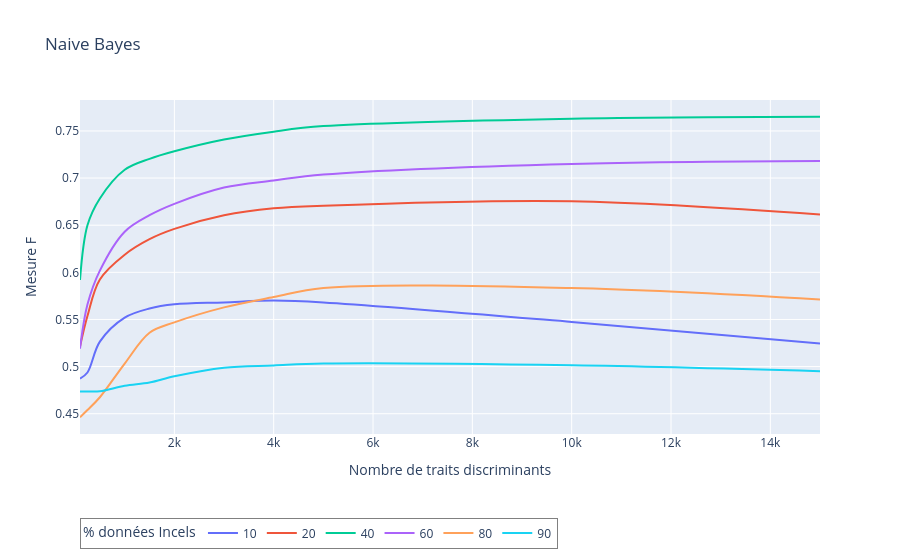
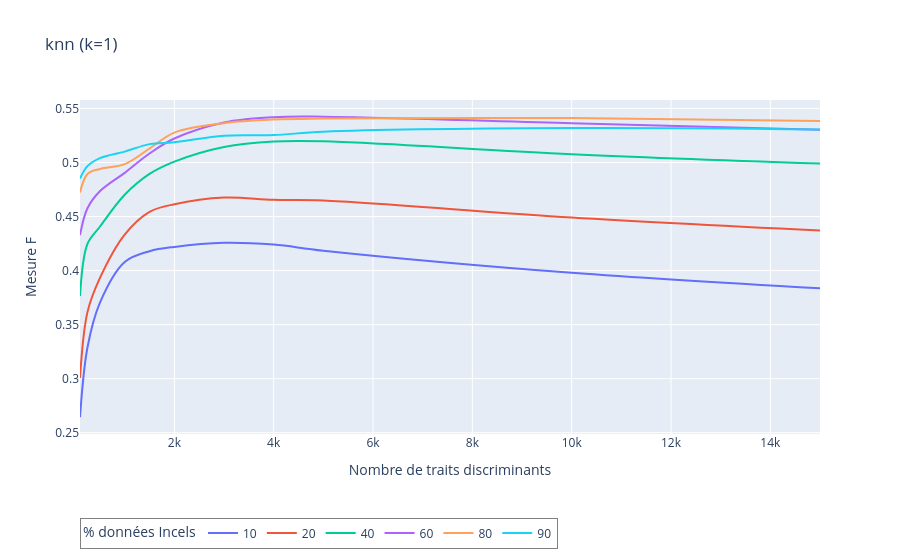
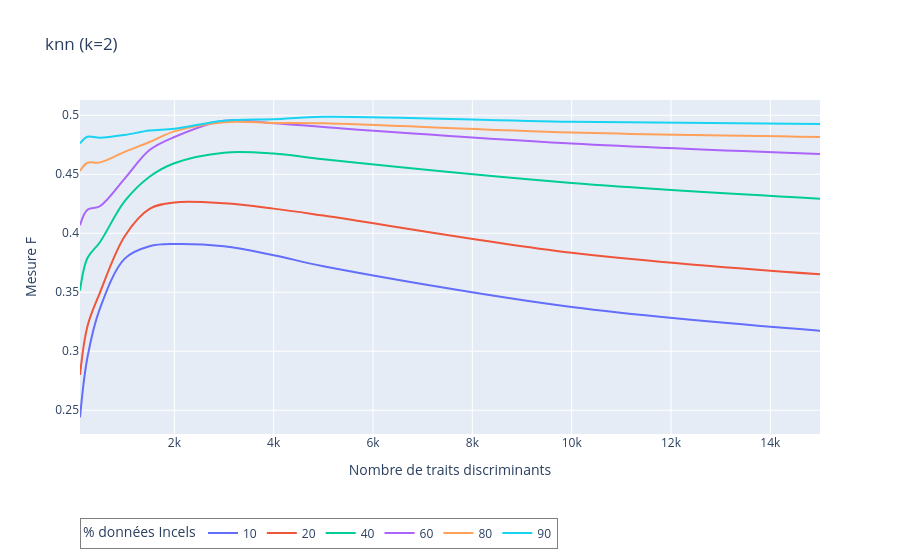
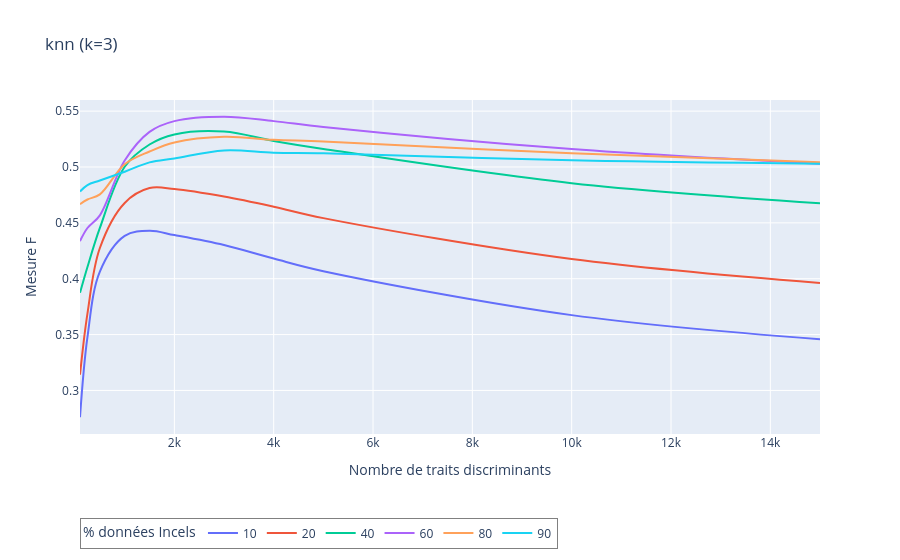

These figures' notebook cell, in order:
### Code cell
algorithmes = df['Algorithme'].unique()
for algo in algorithmes:    
    subdf = df[df['Algorithme'] == algo]
    subdf = subdf[subdf['% Incels'].isin([10, 20, 40, 60, 80, 90])]
    subdf = subdf.sort_values(by=['% Incels', 'N traits discr.', 'f1-score'])

    fig = px.line(
        subdf,
        x='N traits discr.',
        y='f1-score',
        color='% Incels',
        line_shape='spline',
        title=f"{algo}",
        labels={
            "f1-score": "Mesure F",
            "N traits discr.": "Nombre de traits discriminants",
            "% Incels": "% données Incels"
        }
    )
    fig.update_layout(
    legend=dict(
        x=0,
        y=-0.25,
        orientation='h',
        bordercolor='grey',
        borderwidth=1
        )
    )


    fig.write_image(f"../4-figures/results_{algo}.png")
    fig.show()

### Figure 1 — Plotly figure (JSON) as saved in the notebook; plotly's stock layout.template omitted (floating-point values rounded to 4 significant figures)
{"data": [{"hovertemplate": "% données Incels=10<br>Nombre de traits discriminants=%{x}<br>Mesure F=%{y}<extra></extra>", "legendgroup": "10", "line": {"color": "#636efa", "dash": "solid", "shape": "spline"}, "marker": {"symbol": "circle"}, "mode": "lines", "name": "10", "orientation": "v", "showlegend": true, "type": "scatter", "x": [100, 250, 500, 1000, 1500, 2000, 3000, 4000, 5000, 10000, 15000], "xaxis": "x", "y": [0.4872, 0.4937, 0.5265, 0.552, 0.5616, 0.566, 0.5681, 0.57, 0.5681, 0.5474, 0.5245], "yaxis": "y"}, {"hovertemplate": "% données Incels=20<br>Nombre de traits discriminants=%{x}<br>Mesure F=%{y}<extra></extra>", "legendgroup": "20", "line": {"color": "#EF553B", "dash": "solid", "shape": "spline"}, "marker": {"symbol": "circle"}, "mode": "lines", "name": "20", "orientation": "v", "showlegend": true, "type": "scatter", "x": [100, 250, 500, 1000, 1500, 2000, 3000, 4000, 5000, 10000, 15000], "xaxis": "x", "y": [0.5212, 0.5536, 0.5925, 0.6187, 0.6352, 0.6461, 0.6605, 0.6679, 0.6707, 0.6754, 0.6613], "yaxis": "y"}, {"hovertemplate": "% données Incels=40<br>Nombre de traits discriminants=%{x}<br>Mesure F=%{y}<extra></extra>", "legendgroup": "40", "line": {"color": "#00cc96", "dash": "solid", "shape": "spline"}, "marker": {"symbol": "circle"}, "mode": "lines", "name": "40", "orientation": "v", "showlegend": true, "type": "scatter", "x": [100, 250, 500, 1000, 1500, 2000, 3000, 4000, 5000, 10000, 15000], "xaxis": "x", "y": [0.5918, 0.6499, 0.6783, 0.7088, 0.7204, 0.7284, 0.7409, 0.7493, 0.7551, 0.763, 0.7651], "yaxis": "y"}, {"hovertemplate": "% données Incels=60<br>Nombre de traits discriminants=%{x}<br>Mesure F=%{y}<extra></extra>", "legendgroup": "60", "line": {"color": "#ab63fa", "dash": "solid", "shape": "spline"}, "marker": {"symbol": "circle"}, "mode": "lines", "name": "60", "orientation": "v", "showlegend": true, "type": "scatter", "x": [100, 250, 500, 1000, 1500, 2000, 3000, 4000, 5000, 10000, 15000], "xaxis": "x", "y": [0.519, 0.5658, 0.6018, 0.6431, 0.6606, 0.6727, 0.69, 0.6975, 0.7038, 0.7151, 0.7182], "yaxis": "y"}, {"hovertemplate": "% données Incels=80<br>Nombre de traits discriminants=%{x}<br>Mesure F=%{y}<extra></extra>", "legendgroup": "80", "line": {"color": "#FFA15A", "dash": "solid", "shape": "spline"}, "marker": {"symbol": "circle"}, "mode": "lines", "name": "80", "orientation": "v", "showlegend": true, "type": "scatter", "x": [100, 250, 500, 1000, 1500, 2000, 3000, 4000, 5000, 10000, 15000], "xaxis": "x", "y": [0.4462, 0.4539, 0.4674, 0.5032, 0.5359, 0.5469, 0.5628, 0.5737, 0.5834, 0.5833, 0.5712], "yaxis": "y"}, {"hovertemplate": "% données Incels=90<br>Nombre de traits discriminants=%{x}<br>Mesure F=%{y}<extra></extra>", "legendgroup": "90", "line": {"color": "#19d3f3", "dash": "solid", "shape": "spline"}, "marker": {"symbol": "circle"}, "mode": "lines", "name": "90", "orientation": "v", "showlegend": true, "type": "scatter", "x": [100, 250, 500, 1000, 1500, 2000, 3000, 4000, 5000, 10000, 15000], "xaxis": "x", "y": [0.4737, 0.4737, 0.4739, 0.4797, 0.4831, 0.4897, 0.4988, 0.5012, 0.5032, 0.5014, 0.4951], "yaxis": "y"}], "layout": {"legend": {"bordercolor": "grey", "borderwidth": 1, "orientation": "h", "title": {"text": "% données Incels"}, "tracegroupgap": 0, "x": 0, "y": -0.25}, "title": {"text": "Naive Bayes"}, "xaxis": {"anchor": "y", "domain": [0, 1], "title": {"text": "Nombre de traits discriminants"}}, "yaxis": {"anchor": "x", "domain": [0, 1], "title": {"text": "Mesure F"}}}}

### Figure 2 — Plotly figure (JSON) as saved in the notebook; plotly's stock layout.template omitted (floating-point values rounded to 4 significant figures)
{"data": [{"hovertemplate": "% données Incels=10<br>Nombre de traits discriminants=%{x}<br>Mesure F=%{y}<extra></extra>", "legendgroup": "10", "line": {"color": "#636efa", "dash": "solid", "shape": "spline"}, "marker": {"symbol": "circle"}, "mode": "lines", "name": "10", "orientation": "v", "showlegend": true, "type": "scatter", "x": [100, 250, 500, 1000, 1500, 2000, 3000, 4000, 5000, 10000, 15000], "xaxis": "x", "y": [0.2643, 0.3288, 0.3702, 0.4079, 0.4179, 0.4219, 0.4257, 0.424, 0.4184, 0.398, 0.3836], "yaxis": "y"}, {"hovertemplate": "% données Incels=20<br>Nombre de traits discriminants=%{x}<br>Mesure F=%{y}<extra></extra>", "legendgroup": "20", "line": {"color": "#EF553B", "dash": "solid", "shape": "spline"}, "marker": {"symbol": "circle"}, "mode": "lines", "name": "20", "orientation": "v", "showlegend": true, "type": "scatter", "x": [100, 250, 500, 1000, 1500, 2000, 3000, 4000, 5000, 10000, 15000], "xaxis": "x", "y": [0.3007, 0.3616, 0.393, 0.4333, 0.4543, 0.4614, 0.4675, 0.4655, 0.4649, 0.4492, 0.4371], "yaxis": "y"}, {"hovertemplate": "% données Incels=40<br>Nombre de traits discriminants=%{x}<br>Mesure F=%{y}<extra></extra>", "legendgroup": "40", "line": {"color": "#00cc96", "dash": "solid", "shape": "spline"}, "marker": {"symbol": "circle"}, "mode": "lines", "name": "40", "orientation": "v", "showlegend": true, "type": "scatter", "x": [100, 250, 500, 1000, 1500, 2000, 3000, 4000, 5000, 10000, 15000], "xaxis": "x", "y": [0.3764, 0.4247, 0.4406, 0.4701, 0.4894, 0.5008, 0.5143, 0.5194, 0.5196, 0.5077, 0.499], "yaxis": "y"}, {"hovertemplate": "% données Incels=60<br>Nombre de traits discriminants=%{x}<br>Mesure F=%{y}<extra></extra>", "legendgroup": "60", "line": {"color": "#ab63fa", "dash": "solid", "shape": "spline"}, "marker": {"symbol": "circle"}, "mode": "lines", "name": "60", "orientation": "v", "showlegend": true, "type": "scatter", "x": [100, 250, 500, 1000, 1500, 2000, 3000, 4000, 5000, 10000, 15000], "xaxis": "x", "y": [0.4328, 0.4576, 0.4733, 0.4904, 0.5083, 0.5222, 0.537, 0.5419, 0.5424, 0.5364, 0.5302], "yaxis": "y"}, {"hovertemplate": "% données Incels=80<br>Nombre de traits discriminants=%{x}<br>Mesure F=%{y}<extra></extra>", "legendgroup": "80", "line": {"color": "#FFA15A", "dash": "solid", "shape": "spline"}, "marker": {"symbol": "circle"}, "mode": "lines", "name": "80", "orientation": "v", "showlegend": true, "type": "scatter", "x": [100, 250, 500, 1000, 1500, 2000, 3000, 4000, 5000, 10000, 15000], "xaxis": "x", "y": [0.4721, 0.4894, 0.4941, 0.4985, 0.5129, 0.5277, 0.5364, 0.5397, 0.5406, 0.541, 0.5385], "yaxis": "y"}, {"hovertemplate": "% données Incels=90<br>Nombre de traits discriminants=%{x}<br>Mesure F=%{y}<extra></extra>", "legendgroup": "90", "line": {"color": "#19d3f3", "dash": "solid", "shape": "spline"}, "marker": {"symbol": "circle"}, "mode": "lines", "name": "90", "orientation": "v", "showlegend": true, "type": "scatter", "x": [100, 250, 500, 1000, 1500, 2000, 3000, 4000, 5000, 10000, 15000], "xaxis": "x", "y": [0.485, 0.4967, 0.5041, 0.51, 0.517, 0.5188, 0.5248, 0.5254, 0.5285, 0.5319, 0.5305], "yaxis": "y"}], "layout": {"legend": {"bordercolor": "grey", "borderwidth": 1, "orientation": "h", "title": {"text": "% données Incels"}, "tracegroupgap": 0, "x": 0, "y": -0.25}, "title": {"text": "knn (k=1)"}, "xaxis": {"anchor": "y", "domain": [0, 1], "title": {"text": "Nombre de traits discriminants"}}, "yaxis": {"anchor": "x", "domain": [0, 1], "title": {"text": "Mesure F"}}}}

### Figure 3 — Plotly figure (JSON) as saved in the notebook; plotly's stock layout.template omitted (floating-point values rounded to 4 significant figures)
{"data": [{"hovertemplate": "% données Incels=10<br>Nombre de traits discriminants=%{x}<br>Mesure F=%{y}<extra></extra>", "legendgroup": "10", "line": {"color": "#636efa", "dash": "solid", "shape": "spline"}, "marker": {"symbol": "circle"}, "mode": "lines", "name": "10", "orientation": "v", "showlegend": true, "type": "scatter", "x": [100, 250, 500, 1000, 1500, 2000, 3000, 4000, 5000, 10000, 15000], "xaxis": "x", "y": [0.244, 0.2949, 0.3361, 0.3785, 0.389, 0.3909, 0.3889, 0.3814, 0.3721, 0.3375, 0.3174], "yaxis": "y"}, {"hovertemplate": "% données Incels=20<br>Nombre de traits discriminants=%{x}<br>Mesure F=%{y}<extra></extra>", "legendgroup": "20", "line": {"color": "#EF553B", "dash": "solid", "shape": "spline"}, "marker": {"symbol": "circle"}, "mode": "lines", "name": "20", "orientation": "v", "showlegend": true, "type": "scatter", "x": [100, 250, 500, 1000, 1500, 2000, 3000, 4000, 5000, 10000, 15000], "xaxis": "x", "y": [0.28, 0.3213, 0.3496, 0.3975, 0.4207, 0.4261, 0.4254, 0.4209, 0.415, 0.3835, 0.3652], "yaxis": "y"}, {"hovertemplate": "% données Incels=40<br>Nombre de traits discriminants=%{x}<br>Mesure F=%{y}<extra></extra>", "legendgroup": "40", "line": {"color": "#00cc96", "dash": "solid", "shape": "spline"}, "marker": {"symbol": "circle"}, "mode": "lines", "name": "40", "orientation": "v", "showlegend": true, "type": "scatter", "x": [100, 250, 500, 1000, 1500, 2000, 3000, 4000, 5000, 10000, 15000], "xaxis": "x", "y": [0.3514, 0.379, 0.3924, 0.4272, 0.448, 0.4594, 0.4683, 0.4676, 0.4627, 0.4426, 0.4293], "yaxis": "y"}, {"hovertemplate": "% données Incels=60<br>Nombre de traits discriminants=%{x}<br>Mesure F=%{y}<extra></extra>", "legendgroup": "60", "line": {"color": "#ab63fa", "dash": "solid", "shape": "spline"}, "marker": {"symbol": "circle"}, "mode": "lines", "name": "60", "orientation": "v", "showlegend": true, "type": "scatter", "x": [100, 250, 500, 1000, 1500, 2000, 3000, 4000, 5000, 10000, 15000], "xaxis": "x", "y": [0.4068, 0.42, 0.4229, 0.4463, 0.4705, 0.4816, 0.4954, 0.4933, 0.4901, 0.4761, 0.4672], "yaxis": "y"}, {"hovertemplate": "% données Incels=80<br>Nombre de traits discriminants=%{x}<br>Mesure F=%{y}<extra></extra>", "legendgroup": "80", "line": {"color": "#FFA15A", "dash": "solid", "shape": "spline"}, "marker": {"symbol": "circle"}, "mode": "lines", "name": "80", "orientation": "v", "showlegend": true, "type": "scatter", "x": [100, 250, 500, 1000, 1500, 2000, 3000, 4000, 5000, 10000, 15000], "xaxis": "x", "y": [0.4528, 0.4598, 0.4601, 0.469, 0.4774, 0.4864, 0.4941, 0.4935, 0.4932, 0.4854, 0.4817], "yaxis": "y"}, {"hovertemplate": "% données Incels=90<br>Nombre de traits discriminants=%{x}<br>Mesure F=%{y}<extra></extra>", "legendgroup": "90", "line": {"color": "#19d3f3", "dash": "solid", "shape": "spline"}, "marker": {"symbol": "circle"}, "mode": "lines", "name": "90", "orientation": "v", "showlegend": true, "type": "scatter", "x": [100, 250, 500, 1000, 1500, 2000, 3000, 4000, 5000, 10000, 15000], "xaxis": "x", "y": [0.4761, 0.4818, 0.481, 0.4833, 0.4871, 0.4887, 0.4954, 0.4967, 0.4988, 0.4945, 0.4925], "yaxis": "y"}], "layout": {"legend": {"bordercolor": "grey", "borderwidth": 1, "orientation": "h", "title": {"text": "% données Incels"}, "tracegroupgap": 0, "x": 0, "y": -0.25}, "title": {"text": "knn (k=2)"}, "xaxis": {"anchor": "y", "domain": [0, 1], "title": {"text": "Nombre de traits discriminants"}}, "yaxis": {"anchor": "x", "domain": [0, 1], "title": {"text": "Mesure F"}}}}

### Figure 4 — Plotly figure (JSON) as saved in the notebook; plotly's stock layout.template omitted (floating-point values rounded to 4 significant figures)
{"data": [{"hovertemplate": "% données Incels=10<br>Nombre de traits discriminants=%{x}<br>Mesure F=%{y}<extra></extra>", "legendgroup": "10", "line": {"color": "#636efa", "dash": "solid", "shape": "spline"}, "marker": {"symbol": "circle"}, "mode": "lines", "name": "10", "orientation": "v", "showlegend": true, "type": "scatter", "x": [100, 250, 500, 1000, 1500, 2000, 3000, 4000, 5000, 10000, 15000], "xaxis": "x", "y": [0.276, 0.3478, 0.4063, 0.4383, 0.4429, 0.4391, 0.4301, 0.418, 0.4068, 0.3674, 0.3458], "yaxis": "y"}, {"hovertemplate": "% données Incels=20<br>Nombre de traits discriminants=%{x}<br>Mesure F=%{y}<extra></extra>", "legendgroup": "20", "line": {"color": "#EF553B", "dash": "solid", "shape": "spline"}, "marker": {"symbol": "circle"}, "mode": "lines", "name": "20", "orientation": "v", "showlegend": true, "type": "scatter", "x": [100, 250, 500, 1000, 1500, 2000, 3000, 4000, 5000, 10000, 15000], "xaxis": "x", "y": [0.314, 0.3688, 0.4275, 0.4678, 0.4811, 0.4803, 0.4735, 0.4644, 0.4542, 0.4176, 0.3962], "yaxis": "y"}, {"hovertemplate": "% données Incels=40<br>Nombre de traits discriminants=%{x}<br>Mesure F=%{y}<extra></extra>", "legendgroup": "40", "line": {"color": "#00cc96", "dash": "solid", "shape": "spline"}, "marker": {"symbol": "circle"}, "mode": "lines", "name": "40", "orientation": "v", "showlegend": true, "type": "scatter", "x": [100, 250, 500, 1000, 1500, 2000, 3000, 4000, 5000, 10000, 15000], "xaxis": "x", "y": [0.3874, 0.4105, 0.4454, 0.5002, 0.5201, 0.5292, 0.5317, 0.5233, 0.5162, 0.4855, 0.4676], "yaxis": "y"}, {"hovertemplate": "% données Incels=60<br>Nombre de traits discriminants=%{x}<br>Mesure F=%{y}<extra></extra>", "legendgroup": "60", "line": {"color": "#ab63fa", "dash": "solid", "shape": "spline"}, "marker": {"symbol": "circle"}, "mode": "lines", "name": "60", "orientation": "v", "showlegend": true, "type": "scatter", "x": [100, 250, 500, 1000, 1500, 2000, 3000, 4000, 5000, 10000, 15000], "xaxis": "x", "y": [0.4336, 0.4454, 0.4567, 0.5059, 0.5314, 0.5411, 0.545, 0.5411, 0.5358, 0.516, 0.5028], "yaxis": "y"}, {"hovertemplate": "% données Incels=80<br>Nombre de traits discriminants=%{x}<br>Mesure F=%{y}<extra></extra>", "legendgroup": "80", "line": {"color": "#FFA15A", "dash": "solid", "shape": "spline"}, "marker": {"symbol": "circle"}, "mode": "lines", "name": "80", "orientation": "v", "showlegend": true, "type": "scatter", "x": [100, 250, 500, 1000, 1500, 2000, 3000, 4000, 5000, 10000, 15000], "xaxis": "x", "y": [0.4667, 0.4709, 0.4755, 0.5025, 0.5138, 0.522, 0.527, 0.5244, 0.5228, 0.5122, 0.5042], "yaxis": "y"}, {"hovertemplate": "% données Incels=90<br>Nombre de traits discriminants=%{x}<br>Mesure F=%{y}<extra></extra>", "legendgroup": "90", "line": {"color": "#19d3f3", "dash": "solid", "shape": "spline"}, "marker": {"symbol": "circle"}, "mode": "lines", "name": "90", "orientation": "v", "showlegend": true, "type": "scatter", "x": [100, 250, 500, 1000, 1500, 2000, 3000, 4000, 5000, 10000, 15000], "xaxis": "x", "y": [0.4781, 0.4839, 0.4879, 0.4958, 0.5041, 0.5077, 0.5148, 0.5128, 0.5122, 0.506, 0.5029], "yaxis": "y"}], "layout": {"legend": {"bordercolor": "grey", "borderwidth": 1, "orientation": "h", "title": {"text": "% données Incels"}, "tracegroupgap": 0, "x": 0, "y": -0.25}, "title": {"text": "knn (k=3)"}, "xaxis": {"anchor": "y", "domain": [0, 1], "title": {"text": "Nombre de traits discriminants"}}, "yaxis": {"anchor": "x", "domain": [0, 1], "title": {"text": "Mesure F"}}}}
